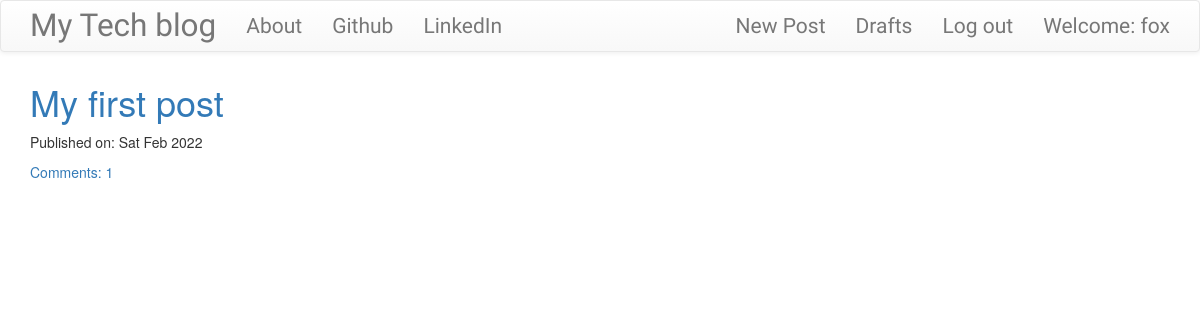
The app's page / (signed in), older data.
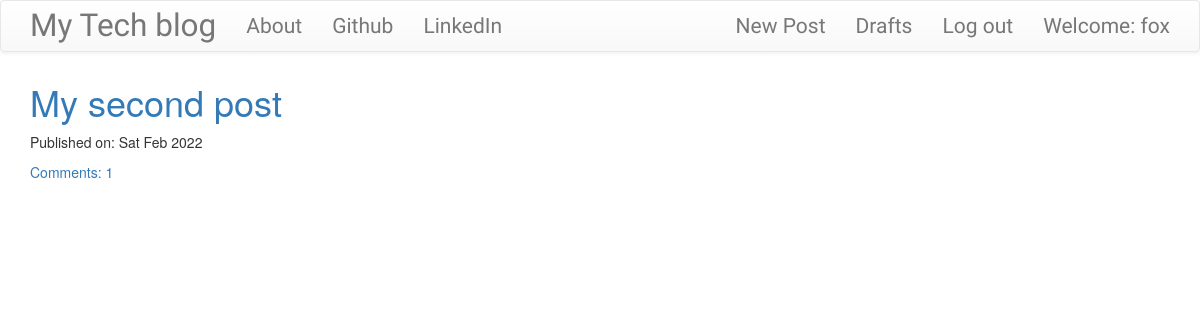
The same page, newer data.
### blog/models.py (models this page shows, shortened)
class Post(models.Model):
    author = models.ForeignKey('auth.User')
    title = models.CharField(max_length=200)
    text = models.TextField()
    created_date = models.DateTimeField(default=timezone.now)
    published_date = models.DateTimeField(blank=True, null=True)
    def approve_comments(self):
        return self.comments.filter(approved_comment=True)

### blog/views.py (the view)
# urls.py: url(r'^$', views.PostListView.as_view(), name='post_list'),
class PostListView(ListView):
    model = Post
    def get_queryset(self):
        return Post.objects.filter(published_date__lte=timezone.now()).order_by(
            '-published_date'
        )

### blog/templates/blog/post_list.html
{% extends 'blog/base.html' %}
{% block content %}
<div class="centerstage">
    {% for post in post_list %}
        <div class="post">
            <h1><a href="{% url 'post_detail' pk=post.pk %}">{{ post.title }}</a></h1>
            <div class="date">
                <p>Published on: {{ post.published_date|date:"D M Y"}}</p>
            </div>
            <a href="{% url 'post_detail' pk=post.pk %}">Comments: {{ post.approve_comments.count }}</a>
        </div>
    {% endfor %}
</div>
{% endblock %}

Row changes from the older to the newer data that the page shows:
changed Post id 1: title "My first post" → "My second post"
